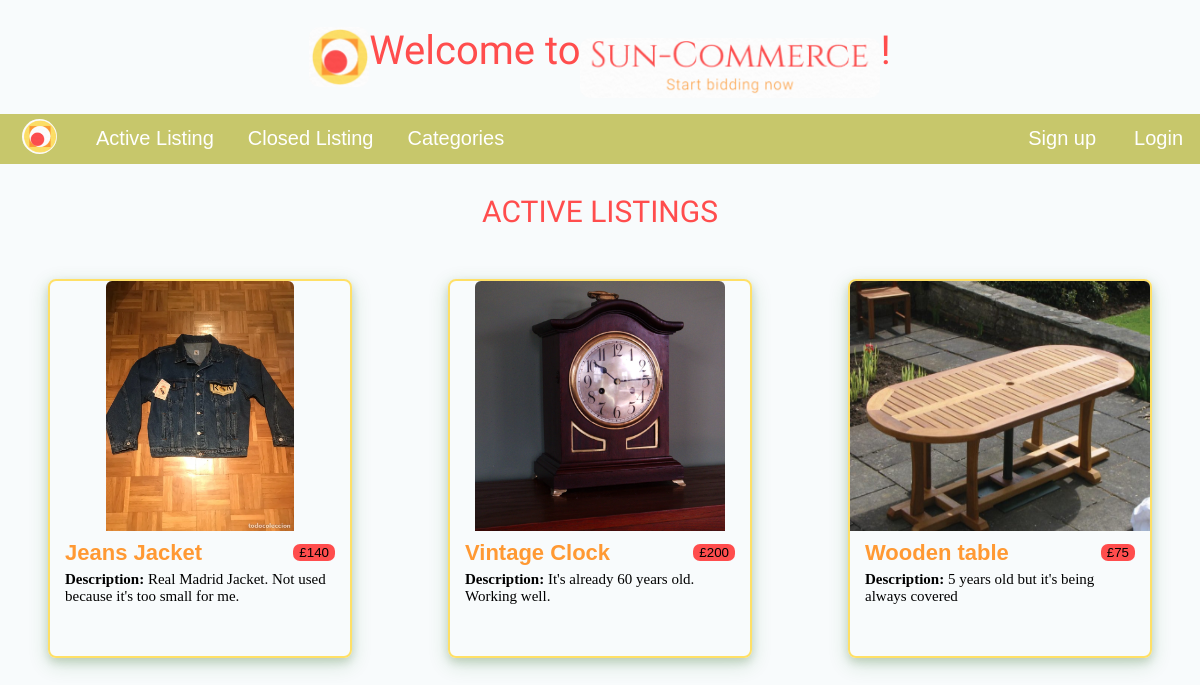
Before: / with the older database file.
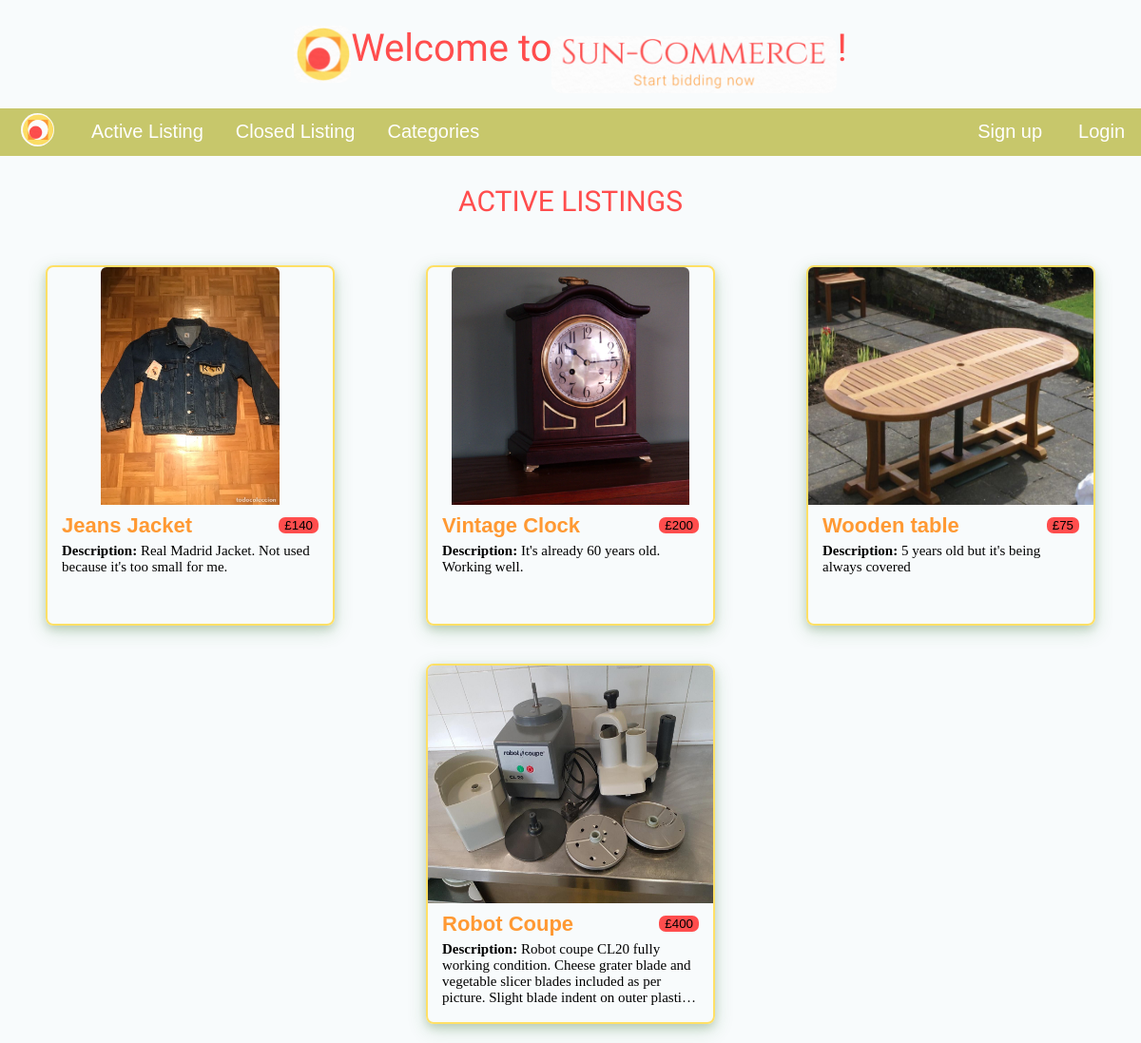
After: the same page with the newer database file.
### auctions/models.py (models this page shows, shortened)
class Auction(models.Model):
   user = models.ForeignKey(User, on_delete=models.CASCADE, null=False)
   title = models.CharField(max_length=100, null=False)
   description = models.TextField(max_length=1000, null=False)
   initial_price = models.IntegerField(null=False)
   date = models.DateField(default=datetime.date.today)
   photo = models.ImageField(upload_to='pics/', null=True, blank=True)
   category = models.ForeignKey(Category, on_delete=models.SET_NULL, null=True, blank=True)
   active = models.BooleanField(default=True)

### auctions/views.py (the view)
# urls.py: path('', views.home, name='auctions-home'),
def home(request):
    data = {
        'auctions': Auction.objects.filter(active=True),
        'inactive_auctions': Auction.objects.filter(active=False)
    }
    return render(request, 'auctions/auctionsList.html', data)

### auctions/templates/auctions/auctionsList.html (shortened to what this page needs)
{% extends "auctions/layout.html" %}
{% load static %}
{% block content %}
{% if auctions %}
    <h3>ACTIVE LISTINGS</h3>
    <div class="auctions-wrapper">
        {% for auction in auctions %}
            <a href="{% url 'auctions-show' id=auction.id %}">
                <div class="auction-wrapper">
                    <div class="list-img-wrapper">
                        <img src="{{auction.photo.url}}" alt="image">
                    </div>
                    <div class="list-info-wrapper">
                        <div class="title-price">
                            <h2>{{auction.title}} </h2>
                            <button> £{{auction.initial_price}}</button>
                        </div>
                        <p><span>Description: </span>{{auction.description}}</p>
                    </div>
                </div>
            </a>
        {% endfor %}
    </div>
{% endif %}
{% endblock content %}

Changed rows visible on the page:
added Auction: photo (picture), title "Robot Coupe", initial_price "400", description "Robot coupe CL20 fully working condition. Cheese grater blade and vegetable slicer blades included as per picture. Slight blade indent on outer…"
